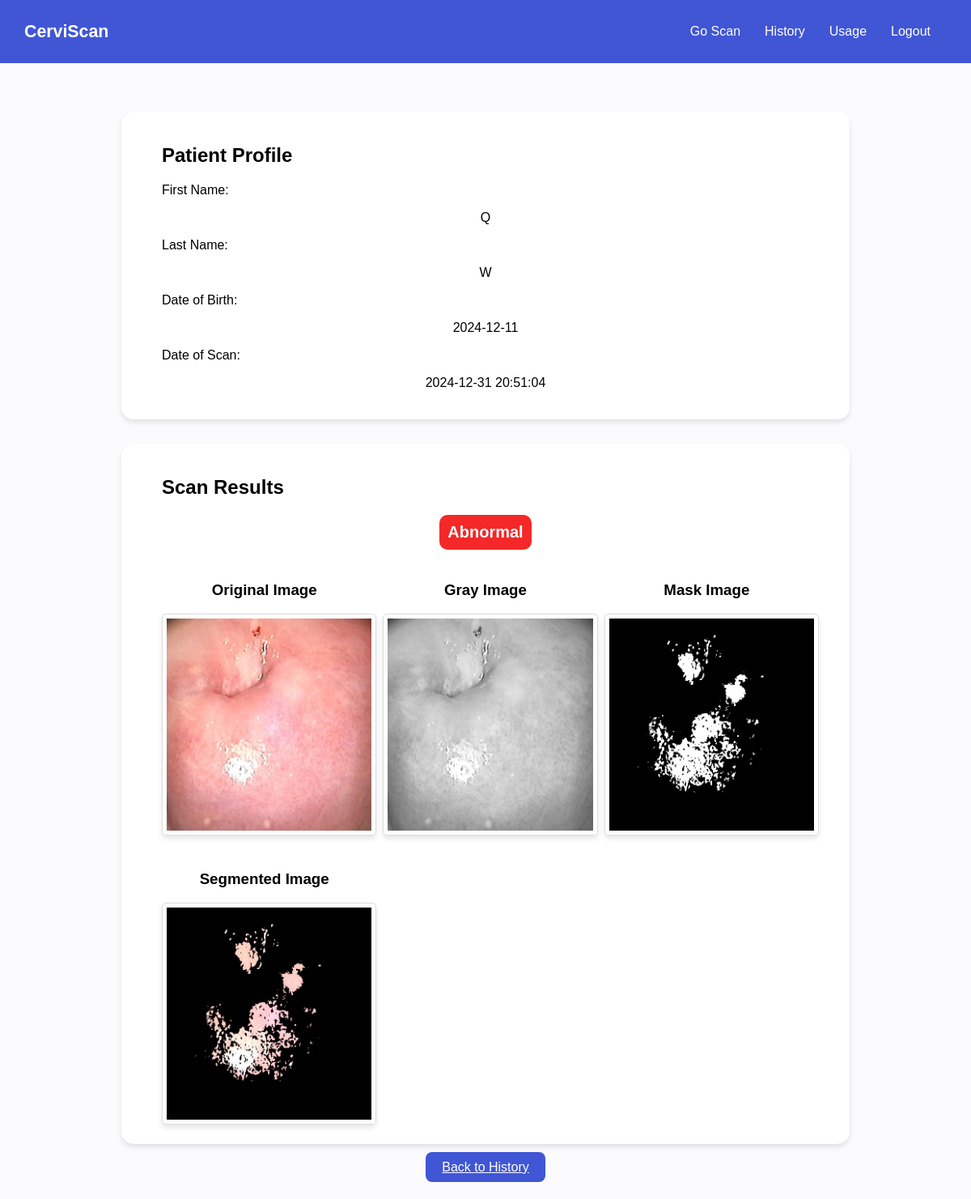
Page /history/2 (signed in) on the earlier database version.
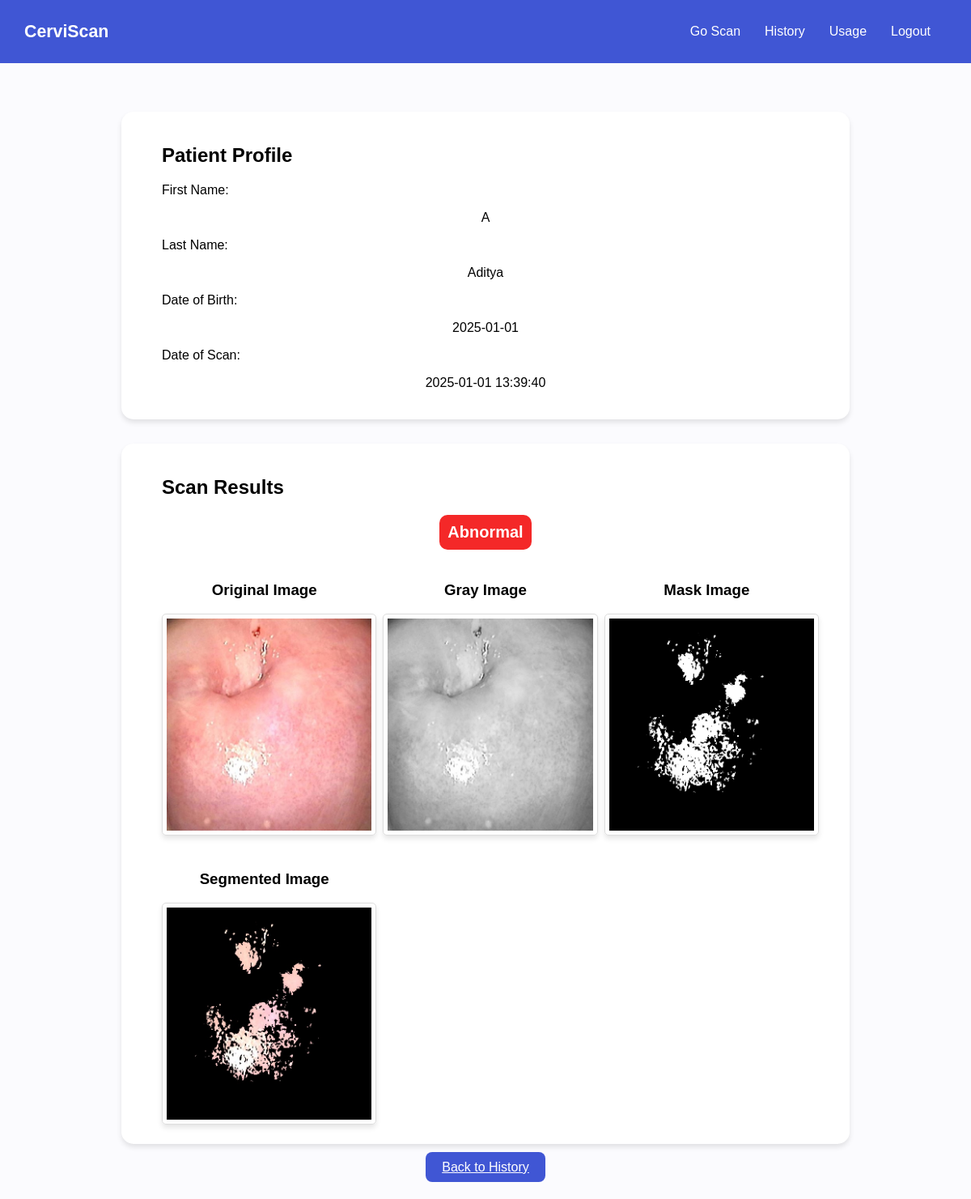
Same page on the later database version.
### app.py (models this page shows)
class History(db.Model):
    id = db.Column(db.Integer, primary_key=True)
    user_id = db.Column(db.Integer, db.ForeignKey('users.id'), nullable=False)
    name = db.Column(db.String(250), nullable=False)
    dob = db.Column(db.String(50), nullable=False)
    original = db.Column(db.String(250), nullable=False)
    gray = db.Column(db.String(250), nullable=False)
    mask = db.Column(db.String(250), nullable=False)
    segmented = db.Column(db.String(250), nullable=False)
    features = db.Column(db.PickleType, nullable=False)
    prediction = db.Column(db.String(250), nullable=False)
    date = db.Column(db.DateTime, default=datetime.utcnow)

### app.py (the view)
@app.route('/history/<int:id>', methods=['GET'])
@login_required
def history_detail(id):
    entry = History.query.get_or_404(id)
    if entry.user_id != current_user.id:
        flash("You are not authorized to view this entry", "danger")
        return redirect(url_for('history_page'))
    return render_template('detail.html', entry=entry)

### app.py (called while the page is built)
@login_manager.user_loader
def loader_user(user_id):
    return Users.query.get(user_id)

### templates/detail.html (shortened to what this page needs)
{% extends 'base.html' %} {% block title %}Patient Detail{% endblock %} {% block
content %}
<div class="container">
    <div class="card">
        <h2 class="title">Patient Profile</h2>
        <div class="form-group">
            <label>First Name:</label>
            <p>{{ entry.name.split(' ')[0] }}</p>
        </div>
        <div class="form-group">
            <label>Last Name:</label>
            <p>{{ entry.name.split(' ')[1] }}</p>
        </div>
        <div class="form-group">
            <label>Date of Birth:</label>
            <p>{{ entry.dob }}</p>
        </div>
        <div class="form-group">
            <label>Date of Scan:</label>
            <p>{{ entry.date.strftime('%Y-%m-%d %H:%M:%S') }}</p>
        </div>
    </div>
    <div class="card">
        <h2 class="title">Scan Results</h2>
        {% if entry.prediction == 0 %}
        <div
            class="prediction-tag"
            style="background-color: rgb(40, 244, 40); color: white"
        >
            <p>Normal</p>
        </div>
        {% else %}
        <div
            class="prediction-tag"
            style="background-color: rgb(244, 40, 40); color: white"
        >
            <p>Abnormal</p>
        </div>
        {% endif %}
        <div class="result-section">
            <div class="result-item">
                <h3>Original Image</h3>
                <img src="../static/uploads\\{{entry.original.split("\\")[-1]}}"
                alt="Original Image of the Patient" />
            </div>
            <div class="result-item">
                <h3>Gray Image</h3>
                <img src="../static/processed\\{{entry.gray.split("\\")[-1]}}"
                alt="Grayscale Image" />
            </div>
            <div class="result-item">
                <h3>Mask Image</h3>
                <img src="../static/processed\\{{entry.mask.split("\\")[-1]}}"
                alt="Mask Image" />
            </div>
            <div class="result-item">
                <h3>Segmented Image</h3>
                <img
                src="../static/processed\\{{entry.segmented.split("\\")[-1]}}"
                alt="Segmented Image" />
            </div>
        </div>
    </div>
    <div class="navigation-buttons">
        <a href="/history" class="btn btn-secondary">Back to History</a>
    </div>
</div>
{% endblock %}

### templates/base.html (shortened to what this page needs)
<!DOCTYPE html>
<html>
    <head>
        <link
            rel="stylesheet"
            href="{{ url_for('static', filename='styles/styles.css') }}"
        />
    </head>
    <body>
        <nav class="navbar">
            <div class="nav-container">
                <a href="{{ url_for('index') }}" class="logo">CerviScan</a>
                <ul class="menu">
                    <li><a href="{{ url_for('index') }}">Go Scan</a></li>
                    <li><a href="{{ url_for('history_page') }}">History</a></li>
                    <li><a href="{{ url_for('usage') }}">Usage</a></li>
                    <li><a href="{{ url_for('logout') }}">Logout</a></li>
                </ul>
            </div>
        </nav>
        <div>
            <center>{% block content %}{% endblock %}</center>
        </div>
    </body>
</html>

### static/styles/styles.css (style rules this page uses)
body { margin: 0; font-family: Arial, sans-serif; background: #fbfbfe; }
.navbar { background: #4056d4; margin: 0; padding: 20px 30px; }
.logo { font-size: 16pt; font-weight: bold; text-decoration: none; color: white; }
.nav-container { display: flex; justify-content: space-between; align-items: center; }
.menu { margin: 0; display: flex; list-style: none; padding: 0; }
.menu li { padding-left: 0; margin-right: 10px; }
.menu li a { padding: 10px; color: white; text-decoration: none; display: inline-block; }
.container { display: flex; flex-direction: column; align-items: center; padding: 30px; }
.card { width: 100%; max-width: 800px; margin-top: 30px; padding: 20px 50px; background-color: #ffffff; box-shadow: 0px 4px 6px rgba(0, 0, 0, 0.1); border-radius: 15px; }
.title { font-size: 24px; font-weight: bold; margin-bottom: 20px; text-align: left; }
.form-group { margin-bottom: 15px; }
.form-group label { display: block; font-size: 16px; margin-bottom: 10px; text-align: left; }
.btn { padding: 10px 20px; font-size: 16px; color: #ffffff; background-color: #4056d4; border: none; border-radius: 8px; cursor: pointer; }
.result-section { display: flex; flex-wrap: wrap; gap: 20px; }
.result-section div { flex: 1 1 calc(25% - 20px); text-align: center; }
.result-section img { width: 100%; max-width: 200px; border-radius: 10px; box-shadow: 0px 4px 6px rgba(0, 0, 0, 0.1); }
.prediction-tag { width: fit-content; border-radius: 10px; padding: 10px 10px; }
.prediction-tag p { font-size: 20px; text-align: center; color: white; font-weight: bold; margin: 0; }

### templates/detail.html (style rules this page uses)
.result-section { display: grid; grid-template-columns: repeat(auto-fit, minmax(200px, 1fr)); gap: 20px; margin-top: 20px; }
.result-item img { max-width: 100%; border: 1px solid #ddd; border-radius: 5px; padding: 5px; }
.navigation-buttons { margin-top: 20px; text-align: center; }
.navigation-buttons .btn { margin: 0 10px; }

Differences in the rows shown:
changed History: name "Q" → "A"; name "W" → "Aditya"; dob "2024-12-11" → "2025-01-01"; date "2024-12-31 20:51:04" → "2025-01-01 13:39:40"
